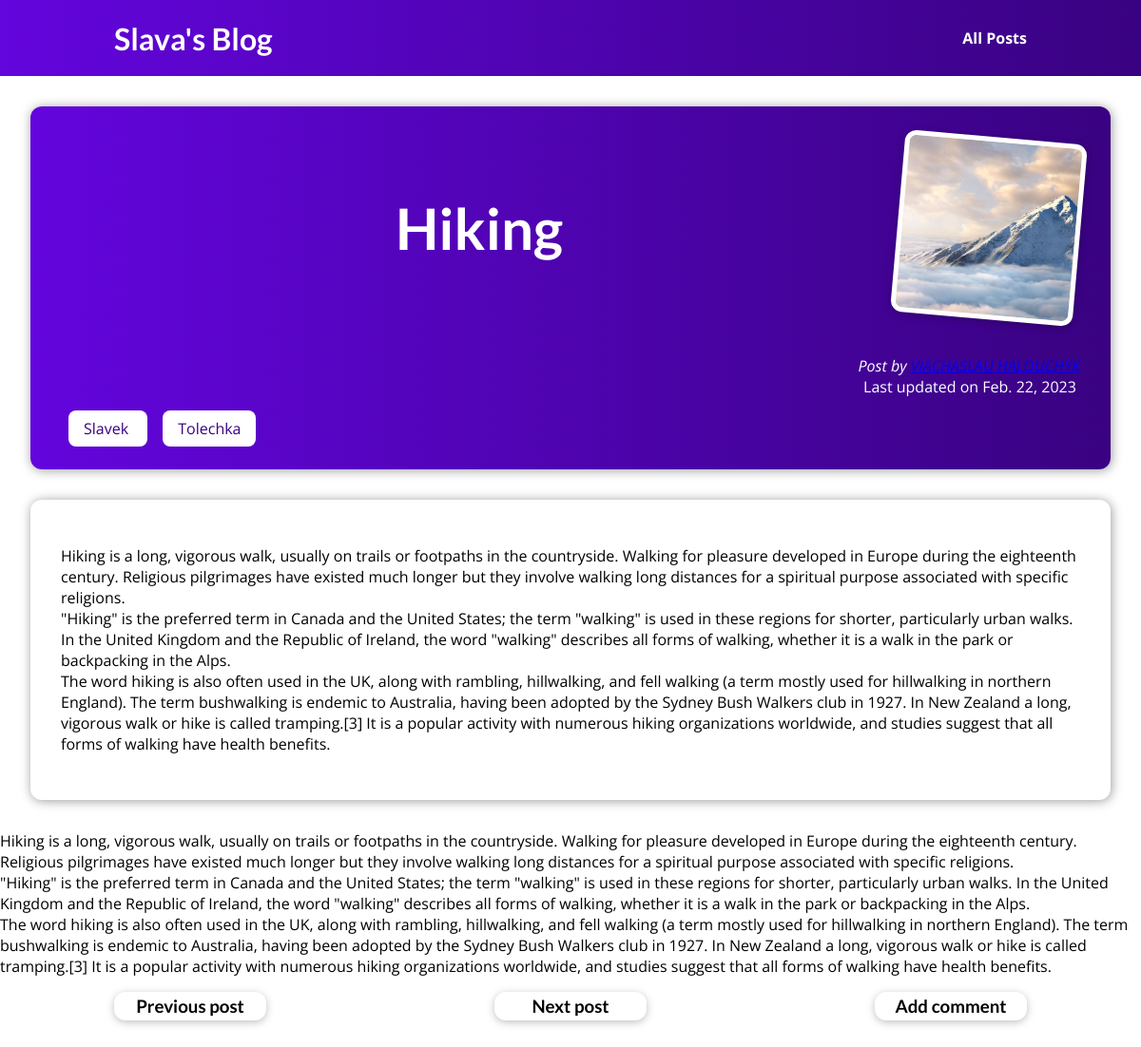
Page /posts/hiking on the committed database.
### blog/models.py (models this page shows, shortened)
class Post(models.Model):
    title = models.CharField(max_length=50)
    excerpt = models.CharField(max_length=100)
    image = models.ImageField(upload_to='posts')
    author = models.ForeignKey(
        Author, on_delete=models.SET_NULL, null=True)
    data = models.DateField(default=datetime.now)
    slug = models.SlugField(
        default="", blank=True, null=False, db_index=True)
    content = models.TextField(validators=[MinLengthValidator(10)])
    tag = models.ManyToManyField(Tag)

class Tag(models.Model):
    caption = models.CharField(max_length=50)

### blog/views.py (the view)
# urls.py: path("posts/<slug:slug>", views.post_detail,
def post_detail(request, slug):
    identified_post = get_object_or_404(Post, slug=slug)
    start = False
    finish = False
    try:
        previous_post = Post.get_next_by_data(identified_post)
        next_post = Post.get_previous_by_data(identified_post)
    except:
        try:
            previous_post = identified_post
            next_post = Post.get_previous_by_data(identified_post)
            start = True
        except:
            previous_post = Post.get_next_by_data(identified_post)
            next_post = identified_post
            finish = True
    return render(request, "blog/post_detail.html",{
        "post":identified_post,
        "post_tags": identified_post.tag.all(),
        "next_post": next_post.slug,
        "previous_post": previous_post.slug,
        "start": start,
        "finish": finish
    })

### blog/models.py (called while the page is built)
    def __str__(self):
        return f"{self.first_name} {self.last_name}"

### blog/templates/blog/post_detail.html (shortened to what this page needs)
{% extends 'base.html' %}
{% load static %}
{% block css_files %}
    <link rel="stylesheet" href="{% static 'blog/post_detail.css' %}">
{% endblock css_files %}
{% block content %}
<section id = "total">
    <div>
        <h1>{{post.title}}</h1>
        <img src="{{post.image.url}}" alt={{post.title}} />
    </div>
    <p>
        <i>Post by <a href="mailto:{{post.author.email}}">{{post.author}}</a></i>
        Last updated on <time>{{post.data}}</time>
    </p>
    <section>
        {% for tag in post_tags %}
            <span class = "tag"> {{tag.caption}} </span>
        {% endfor %}
    </section>
</section>
<section id = "text">
    <p>
        {{post.content | linebreaks}}
    </p>
</section>
<section id = "comments">
    <p>
        {{post.content | linebreaks}}
    </p>
</section>
<section>
    <form>
        <article class="add">
            {% if start %}
            <a href="{% url 'post-detail-page' next_post %}">
                <h3>Next post</h3>
            </a>
            {% elif finish %}
            <a href="{% url 'post-detail-page' previous_post %}">
                <h3>Previous post</h3>
            </a>
            {% else %}
            <a href="{% url 'post-detail-page' previous_post %}">
                <h3>Previous post</h3>
            </a>
            <a href="{% url 'post-detail-page' next_post %}">
                <h3>Next post</h3>
            </a>
            {% endif %}
            <a href="{% url 'add-post'%}">
                <h3>Add comment</h3>
            </a>
        </article>
    </form>
</section>
{% endblock content %}

### static/app.css (style rules this page uses)
* { box-sizing: border-box; }
html { font-family: 'Open Sans', 'Lato', sans-serif; }
body { margin: 0; }
h1, h2, h3 { font-family: 'Lato', sans-serif; font-weight: bold; }

### blog/static/blog/post_detail.css (style rules this page uses)
#total { background: linear-gradient(to right, #6305dd, #390281); padding: 2rem; border-radius: 12px; width: auto; margin: 2rem; box-shadow: 1px 1px 12px rgba(0, 0, 0, 0.4); }
#total h1 { flex-grow: 1; text-align: center; color: white; font-size: 60px; }
#total img { width: 12rem; height: 12rem; object-fit: cover; object-position: top; border: 5px solid white; border-radius: 12px; background-color: #ffe1bf; transform: rotateZ(+5deg); box-shadow: 0 2px 8px rgb(0 0 0 / 25%); }
#total div { display:flex; justify-content: space-between; align-items: center; }
#total p { text-align: right; color: white; white-space: pre; margin-bottom: 0; }
#text { background-color: white; padding: 2rem; border-radius: 12px; width: auto; margin: 2rem 2rem 2rem 2rem; box-shadow: 1px 1px 12px rgba(0, 0, 0, 0.4); }
.tag { background-color: white; color: #390281; padding: 0.5rem 1rem; border-radius: 8px; margin: 0.5rem; }
.add { display: flex; align-items: center; text-align: center; justify-content: center; }
.add a { margin: auto; height: auto; width: 10rem; margin-bottom: 2rem; transform-origin: center; box-shadow: 0 2px 8px rgba(0, 0, 0, 0.25); border-radius: 12px; background-color: white; text-decoration: none; color: black; }
.add h3 { margin: 0.25rem 0; }

### rows in the picture
Post: title "Hiking", image (picture), data "Feb. 22, 2023", content "Hiking is a long, vigorous walk, usually on trails or footpaths in the countryside. Walking for pleasure developed in Europe during the eighteenth century. Religious pilgrimages have existed much longer but they involve walking long distances for a spiritual purpose associated with specific religions. \"Hiking\" is the preferred term in Canada and the United States; the term \"walking\" is used in these regions for shorter, particularly urban walks. In the United Kingdom and the Republic of Ireland, the word \"walking\" describes all forms of walking, whether it is a walk in the park or backpacking in the Alps. The word hiking is also often used in the UK, along with rambling, hillwalking, and…"
Tag: caption "Slavek"
Tag: caption "Tolechka"
